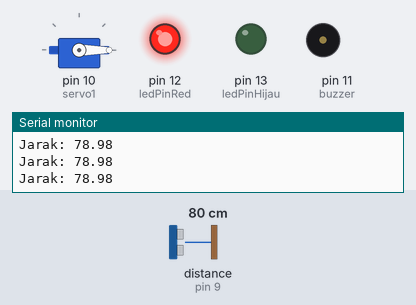
Bench run of a sketch on a simulated Arduino Uno, built with avr-gcc and run on an emulated ATmega328P. Parts: servo, output pins drawn as LEDs (lit = HIGH), buzzer (waves = sounding, pin HIGH), the last lines printed to the serial monitor. Wiring (inferred from the names in the program): ultrasonic range finder: trigger pin 8; echo pin 9. Inputs (shaded band) come from the test bench; at power-on: distance to the obstacle (sensor on pin 9) 80 cm. The echo pulse lasts 58.3 µs per cm; pins used as bus, display or sensor lines are not drawn.

Above: at 2.2 s.
2.3 s: distance to the obstacle (sensor on pin 9) set to 22 cm
3.8 s: distance to the obstacle (sensor on pin 9) set to 18 cm
At 4.3 s:
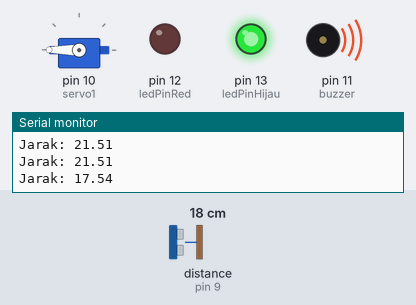
6.8 s: distance to the obstacle (sensor on pin 9) set to 35 cm
At 7.36 s:
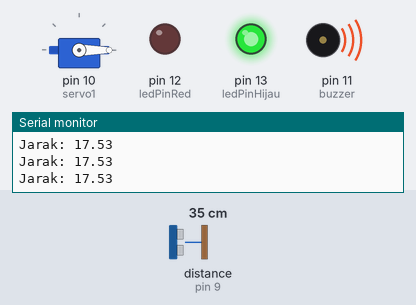
8.9 s: distance to the obstacle (sensor on pin 9) set to 2 cm
At 9.4 s:
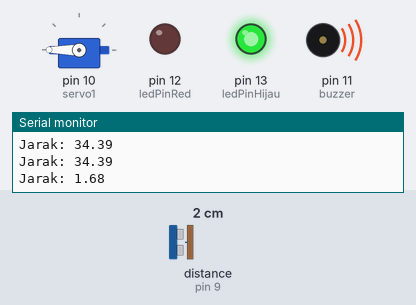
Timing chart, 0 to 12.9 s (numbered marks = the images above; inputs shaded):
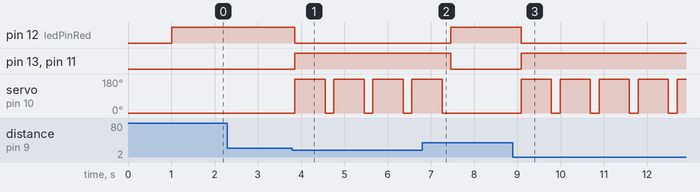

The sketch:

Sensor-Jarak-Combo.ino
```cpp
// menambahkan lubrary Servo
#include <Servo.h>

// inialisasi variabel untuk servo
Servo servo1;

// inialisasi pin ultrasonic
const int pinTRIGGER = 8;
const int pinECHO = 9;
const int buzzer = 11;
const int ledPinHijau = 13;
const int ledPinRed = 12;

// inialisasi variabel pembacaan sensor ultrasonic
// gunakan "float" untuk angka dengan koma
// atau gunakan "int" untuk angka tanpa koma
float durasi, jarak;


// ======================= program pengaturan awal ====================== //
void setup()
{

// inialisasi pin servo
servo1.attach(10);

// menulis derajat awal servo (menutup)
servo1.write(0);

// inialisasi stauts I/O pin
pinMode(pinTRIGGER, OUTPUT);
pinMode(pinECHO, INPUT);
pinMode(buzzer, OUTPUT);
pinMode(ledPinHijau, OUTPUT);
pinMode(ledPinRed, OUTPUT);
Serial.begin(9600); // Starts the serial communication

delay(1000);
}


// ============================== program utama ============================= //
void loop()
{


//pembacaan sesnor ulrasonic
//Mengaktifak pin Trigger selama 10mikrodetik
//Lalu dia non aktif
digitalWrite(pinTRIGGER, HIGH);
delayMicroseconds(10);
digitalWrite(pinTRIGGER, LOW);

//Mengaktifkan pin Echo yang menerima pantulan gelombang ultrasonik
//pulseIn = Lama durasi pin Echo menerima pantulan gelombang
//Menghitung rumus jarak(Lama durasi dibagi dua)
durasi = pulseIn(pinECHO, HIGH);
jarak = ((durasi * 0.034) / 2);

// menulis data pembacaan ultrasonic pada serial monitor
// jadi kita tahu jarak obejak yang terbaca
Serial.print("Jarak: ");
Serial.println(jarak);


// program buka tutup servo otomatis
// jika jarak objek terbaca <= 7 cm
// ubah dan sesuaikan jarak objek saat buka di sini, satuan cm
if (jarak <= 20)
{
// servo membuka, mnuju derajat 90
// ubah dan asesuaikan derajat buka di sini
servo1.write(180);

// Buzzer Nyala
digitalWrite(buzzer, HIGH);

// Led Menyala
digitalWrite(ledPinHijau, HIGH);

digitalWrite(ledPinRed, LOW);


// delay membuka servo
// di sini disetting 3 detik membukanya
// ubah durasi buka di sini
delay(700);

// servo menutup kembali, menuju derajat 0
// ubah dan sesuaikan derajat tutup di sini
servo1.write(0);
}

// jika jarak objek terbaca lebih dari pernyataan di atas
else
{
// servo menutup, menuju derajat 0
// ubah dan sesuaikan derajat tutup di sini
servo1.write(0);

//Buzzer Mati
digitalWrite(buzzer, LOW);

//Led Mati
digitalWrite(ledPinHijau, LOW);

digitalWrite(ledPinRed, HIGH);

}


// delay program
delay(200);

}
```

Measured:
- the behaviour switches between 21 and 20 cm on distance to the obstacle (sensor on pin 9) (found by bisection; images 0 and 1)
- after the input at 3.8 s, pin 12 (ledPinRed): HIGH → LOW after 0.06 s; pin 13 (ledPinHijau), pin 11 (buzzer): LOW → HIGH after 0.06 s; servo on pin 10 (servo1): alternates 180° for 0.70 s and 0° for 0.20 s, starting after 0.06 s
- after the input at 6.8 s, pin 12 (ledPinRed): LOW → HIGH after 0.67 s; pin 13 (ledPinHijau), pin 11 (buzzer): HIGH → LOW after 0.67 s; servo on pin 10 (servo1): goes on until 7.3 s, then stays 0°
- after the input at 8.9 s, pin 12 (ledPinRed): HIGH → LOW after 0.19 s; pin 13 (ledPinHijau), pin 11 (buzzer): LOW → HIGH after 0.19 s; servo on pin 10 (servo1): alternates 180° for 0.70 s and 0° for 0.20 s, starting after 0.19 s
